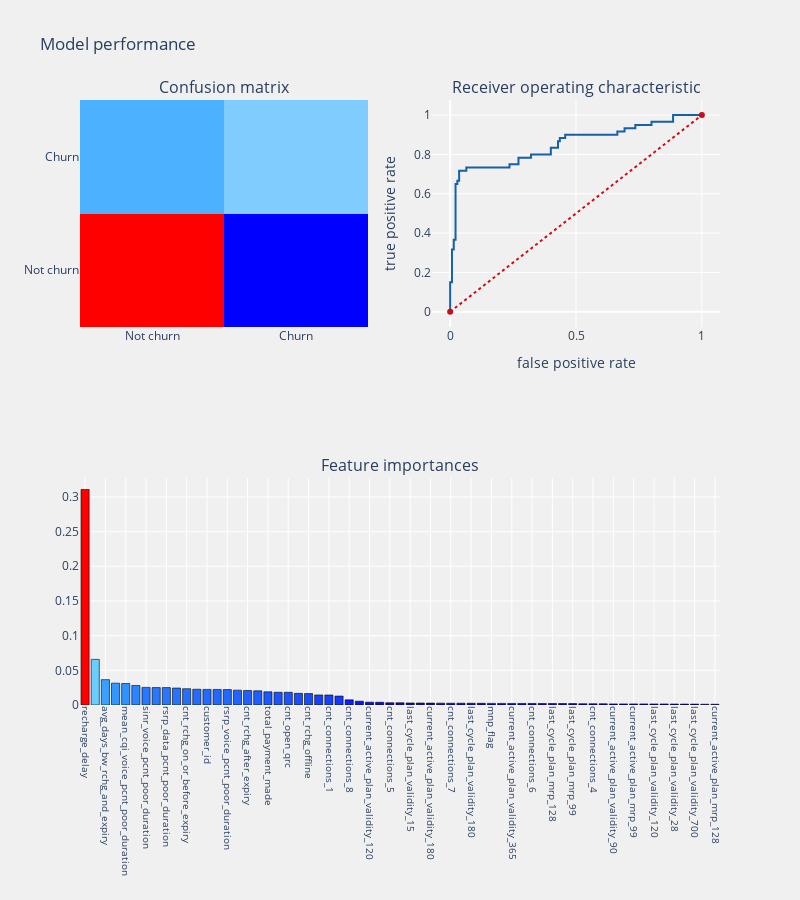

Notebook code cell kept with this figure:
### Markdown cell above
# Random Forest

### Code cell
from sklearn.ensemble import RandomForestClassifier

rfc = RandomForestClassifier(n_estimators = 100, random_state = 123,
                             max_depth = 9, criterion = "gini")

telecom_churn_prediction(rfc, x_train, x_test, y_train, y_test, 'features', threshold_plot=True)

### Figure 1 — Plotly figure (JSON) as saved in the notebook; plotly's stock layout.template omitted (floating-point values rounded to 4 significant figures)
{"data": [{"colorscale": [[0, "rgb(0,0,255)"], [0.1, "rgb(51,153,255)"], [0.2, "rgb(102,204,255)"], [0.3, "rgb(153,204,255)"], [0.4, "rgb(204,204,255)"], [0.5, "rgb(255,255,255)"], [0.6, "rgb(255,204,255)"], [0.7, "rgb(255,153,255)"], [0.8, "rgb(255,102,204)"], [0.9, "rgb(255,102,102)"], [1, "rgb(255,0,0)"]], "name": "Confusion matrix", "showscale": false, "type": "heatmap", "x": ["Not churn", "Churn"], "xaxis": "x", "y": ["Not churn", "Churn"], "yaxis": "y", "z": [[137, 3], [23, 37]]}, {"line": {"color": "rgb(22, 96, 167)", "width": 2}, "name": "Roc: 0.7976190476190476", "type": "scatter", "x": [0, 0, 0, 0.007143, 0.007143, 0.01429, 0.01429, 0.02143, 0.02143, 0.02857, 0.02857, 0.03571, 0.03571, 0.06429, 0.06429, 0.2357, 0.2357, 0.2714, 0.2714, 0.3214, 0.3214, 0.4, 0.4, 0.4286, 0.4286, 0.4357, 0.4357, 0.4571, 0.4571, 0.6643, 0.6643, 0.6929, 0.6929, 0.7357, 0.7357, 0.8, 0.8, 0.8857, 0.8857, 1], "xaxis": "x2", "y": [0, 0.01667, 0.15, 0.15, 0.3167, 0.3167, 0.3667, 0.3667, 0.65, 0.65, 0.6667, 0.6667, 0.7167, 0.7167, 0.7333, 0.7333, 0.75, 0.75, 0.7833, 0.7833, 0.8, 0.8, 0.8333, 0.8333, 0.8667, 0.8667, 0.8833, 0.8833, 0.9, 0.9, 0.9167, 0.9167, 0.9333, 0.9333, 0.95, 0.95, 0.9667, 0.9667, 1, 1], "yaxis": "y2"}, {"line": {"color": "rgb(205, 12, 24)", "dash": "dot", "width": 2}, "type": "scatter", "x": [0, 1], "xaxis": "x2", "y": [0, 1], "yaxis": "y2"}, {"marker": {"color": [0.3108, 0.06577, 0.03657, 0.03152, 0.03094, 0.02813, 0.02539, 0.0251, 0.02509, 0.02443, 0.0235, 0.02272, 0.02252, 0.02244, 0.02223, 0.02142, 0.02094, 0.02043, 0.01901, 0.01834, 0.01832, 0.0168, 0.01649, 0.01449, 0.01439, 0.01287, 0.007423, 0.005482, 0.004116, 0.003898, 0.003217, 0.003183, 0.002946, 0.002847, 0.002735, 0.002693, 0.002584, 0.00257, 0.002526, 0.00241, 0.002346, 0.002299, 0.002278, 0.002242, 0.002222, 0.002163, 0.002154, 0.002121, 0.00202, 0.001802, 0.001774, 0.001751, 0.001585, 0.001578, 0.001576, 0.001564, 0.001513, 0.001503, 0.001381, 0.001319, 0.0013, 0.001122, 0.001105], "colorscale": [[0, "rgb(0,0,255)"], [0.1, "rgb(51,153,255)"], [0.2, "rgb(102,204,255)"], [0.3, "rgb(153,204,255)"], [0.4, "rgb(204,204,255)"], [0.5, "rgb(255,255,255)"], [0.6, "rgb(255,204,255)"], [0.7, "rgb(255,153,255)"], [0.8, "rgb(255,102,204)"], [0.9, "rgb(255,102,102)"], [1, "rgb(255,0,0)"]], "line": {"color": "black", "width": 0.6}}, "name": "coefficients", "type": "bar", "x": ["recharge_delay", "activation_plan_code", "avg_days_bw_rchg_and_expiry", "pcnt_dropped_calls", "mean_cqi_voice_pcnt_poor_duration", "cnt_call_drops", "sinr_voice_pcnt_poor_duration", "sinr_data_pcnt_poor_duration", "rsrp_data_pcnt_poor_duration", "total_main_plans_mrp", "cnt_rchg_on_or_before_expiry", "stddev_days_bw_rchg_and_expiry", "customer_id", "total_addon_plans_mrp", "rsrp_voice_pcnt_poor_duration", "cnt_addon_plans_taken", "cnt_rchg_after_expiry", "age_on_network", "total_payment_made", "cnt_main_plans_taken", "cnt_open_qrc", "cnt_rchg_online", "cnt_rchg_offline", "avg_days_to_close", "cnt_connections_1", "days_since_latch", "cnt_connections_8", "cnt_connections_2", "current_active_plan_validity_120", "last_cycle_plan_mrp_500", "cnt_connections_5", "ownership", "last_cycle_plan_validity_15", "last_cycle_plan_validity_90", "current_active_plan_validity_180", "last_cycle_plan_validity_365", "cnt_connections_7", "current_active_plan_mrp_500", "last_cycle_plan_validity_180", "last_cycle_plan_mrp_300", "mnp_flag", "cnt_connections_3", "current_active_plan_validity_365", "current_active_plan_mrp_999", "cnt_connections_6", "current_active_plan_mrp_1500", "last_cycle_plan_mrp_128", "current_active_plan_mrp_300", "last_cycle_plan_mrp_99", "last_cycle_plan_mrp_1500", "cnt_connections_4", "last_cycle_plan_mrp_999", "current_active_plan_validity_90", "current_active_plan_validity_700", "current_active_plan_mrp_99", "current_active_plan_validity_15", "last_cycle_plan_validity_120", "current_active_plan_mrp_2999", "last_cycle_plan_validity_28", "current_active_plan_validity_28", "last_cycle_plan_validity_700", "last_cycle_plan_mrp_2999", "current_active_plan_mrp_128"], "xaxis": "x3", "y": [0.3108, 0.06577, 0.03657, 0.03152, 0.03094, 0.02813, 0.02539, 0.0251, 0.02509, 0.02443, 0.0235, 0.02272, 0.02252, 0.02244, 0.02223, 0.02142, 0.02094, 0.02043, 0.01901, 0.01834, 0.01832, 0.0168, 0.01649, 0.01449, 0.01439, 0.01287, 0.007423, 0.005482, 0.004116, 0.003898, 0.003217, 0.003183, 0.002946, 0.002847, 0.002735, 0.002693, 0.002584, 0.00257, 0.002526, 0.00241, 0.002346, 0.002299, 0.002278, 0.002242, 0.002222, 0.002163, 0.002154, 0.002121, 0.00202, 0.001802, 0.001774, 0.001751, 0.001585, 0.001578, 0.001576, 0.001564, 0.001513, 0.001503, 0.001381, 0.001319, 0.0013, 0.001122, 0.001105], "yaxis": "y3"}], "layout": {"annotations": [{"font": {"size": 16}, "showarrow": false, "text": "Confusion matrix", "x": 0.225, "xanchor": "center", "xref": "paper", "y": 1, "yanchor": "bottom", "yref": "paper"}, {"font": {"size": 16}, "showarrow": false, "text": "Receiver operating characteristic", "x": 0.775, "xanchor": "center", "xref": "paper", "y": 1, "yanchor": "bottom", "yref": "paper"}, {"font": {"size": 16}, "showarrow": false, "text": "Feature importances", "x": 0.5, "xanchor": "center", "xref": "paper", "y": 0.375, "yanchor": "bottom", "yref": "paper"}], "autosize": false, "height": 900, "margin": {"b": 195}, "paper_bgcolor": "rgba(240,240,240, 0.95)", "plot_bgcolor": "rgba(240,240,240, 0.95)", "showlegend": false, "title": {"text": "Model performance"}, "width": 800, "xaxis": {"anchor": "y", "domain": [0, 0.45]}, "xaxis2": {"anchor": "y2", "domain": [0.55, 1], "title": {"text": "false positive rate"}}, "xaxis3": {"anchor": "y3", "domain": [0, 1], "showgrid": true, "tickangle": 90, "tickfont": {"size": 10}}, "yaxis": {"anchor": "x", "domain": [0.625, 1]}, "yaxis2": {"anchor": "x2", "domain": [0.625, 1], "title": {"text": "true positive rate"}}, "yaxis3": {"anchor": "x3", "domain": [0, 0.375]}}}
